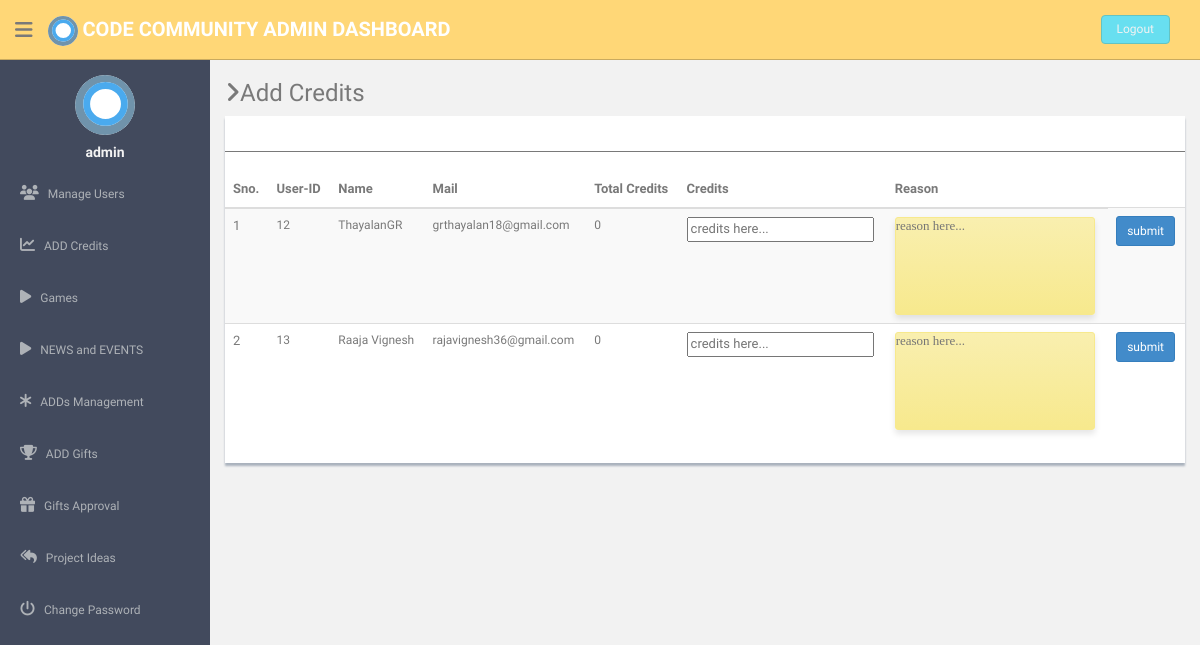
The page /admin/addcredits.php (signed in) on the database as committed earlier.
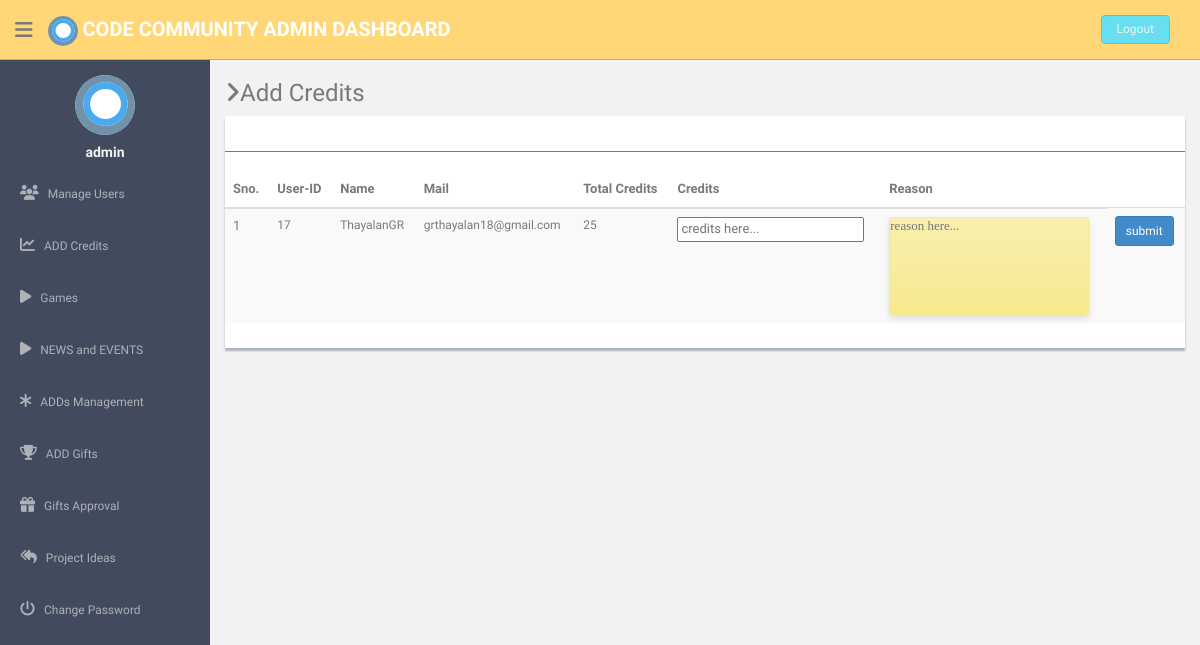
The same page on the database as committed later.
### tables this page shows
CREATE TABLE `user` (
  `user_id` int(11) NOT NULL,
  `role_id` int(11) NOT NULL,
  `name` varchar(255) NOT NULL,
  `birthdate` date NOT NULL,
  `gender` varchar(255) NOT NULL,
  `email` varchar(255) NOT NULL,
  `mobile` varchar(12) DEFAULT NULL,
  `password` varchar(255) NOT NULL,
  `activationcode` varchar(255) NOT NULL,
  `forgetpasswordcode` varchar(255) NOT NULL,
  `batchno` varchar(255) NOT NULL,
  `upload_image` varchar(255) NOT NULL,
  `active` int(11) NOT NULL DEFAULT '0',
  `interest` varchar(255) NOT NULL,
  `exception` varchar(255) DEFAULT NULL
);

### admin/addcredits.php (the view, shortened to what this page needs)
<?php
include('dbconnection.php');
?>
<!DOCTYPE html>
<html lang="en">
  <head>
    <link href="assets/css/bootstrap.css" rel="stylesheet">
    <link href="assets/font-awesome/css/font-awesome.css" rel="stylesheet" />
    <link href="assets/css/style.css" rel="stylesheet">
    <link href="assets/css/style-responsive.css" rel="stylesheet">
  </head>
  <body>
<section id="container" >
  <?php include('./header.php'); ?>
  <?php include('./sidebar.php'); ?>
  <section id="main-content">
          <section class="wrapper">
          	<h3><i class="fa fa-angle-right"></i>Add Credits</h3>
            <div class="row">
                  <div class="col-md-12">
                      <div class="content-panel">
                          <table class="table table-striped table-advance table-hover">
	                  	  	  <hr>
                              <thead>
                              <tr>
                                  <th>Sno.</th>
                                  <th class="hidden-phone">User-ID</th>
                                  <th> Name</th>
                                  <th> Mail</th>
                                  <th> Total Credits</th>
                                  <th> Credits</th>
                                  <th> Reason</th>
                              </tr>
                              </thead>
                              <tbody>
                              <?php $ret=mysqli_query($con,"SELECT * FROM user");
                                $cnt=1;
                                while($row=mysqli_fetch_array($ret))
                                {
                                    $uid = $row['user_id'] ;
                                  ?>
                              <tr>
                              <td><?php echo $cnt;?></td>
                              <td style="font-size:12px;"><?php echo $row['user_id'];?></td>
                              <td style="font-size:12px;"><?php echo $row['name'];?></td>
                              <td style="font-size:12px;"><?php echo $row['email'];?></td>
                              <td style="font-size:12px;">
                               <?php $ret2=mysqli_query($con,"SELECT credits FROM credits where userid = $uid ");
                                $temp = 0;
                                while($row1=mysqli_fetch_array($ret2))
                                {
                                    $temp += $row1['credits'];
                                }
                                echo $temp;
                                 ?>
                                 </td>
                              <form action="" method="post" id="submit" name="submit" enctype="multipart/form-data">
                              <td><input type="number" require="" name="text1" id="note1" autocomplete="OFF" placeholder="credits here..."></td>
                              <td><input type="text" require="" name="text2" id="note" autocomplete="OFF" placeholder="reason here..."></td>
                              <td><button type="submit" name="submit" class="btn btn-primary btn-sm">submit</button></td>
                              </form>
                          </tr>
                              <?php $cnt=$cnt+1; }?>
                              </tbody>
                          </table>
                      </div>
                  </div>
              </div>
	        </section>
  </section>
</section>
  </body>
</html>

Rows that differ between the two databases and show on the page:
removed user: user_id "12", name "ThayalanGR", email "grthayalan18@gmail.com", temp "0"
removed user: user_id "13", name "Raaja Vignesh", email "rajavignesh36@gmail.com", temp "0"
added user: user_id "17", name "ThayalanGR", email "grthayalan18@gmail.com", temp "25"
